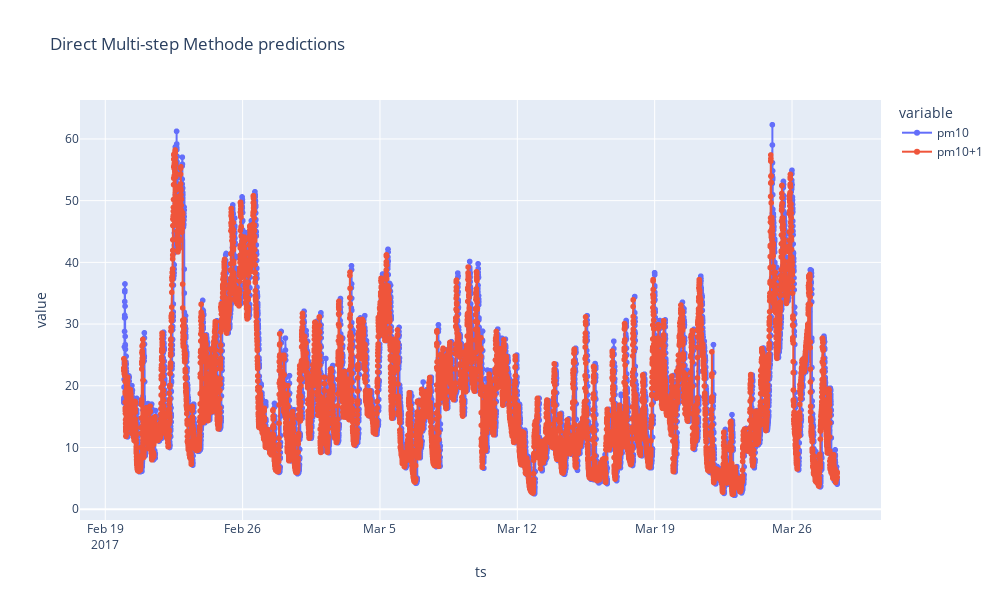

Here is the notebook cell this chart was saved with:
### Code cell
fig = px.line(df[['pm10', 'pm10+1']], title='Direct Multi-step Methode predictions', markers=True, width=1000, height=600)
fig.show()

### Figure 1 — Plotly figure (JSON) as saved in the notebook; plotly's stock layout.template omitted (floating-point values rounded to 4 significant figures; data arrays with more than 128 entries replaced by an {"elided": "..."} marker saying what was removed)
{"data": [{"hovertemplate": "variable=pm10<br>ts=%{x}<br>value=%{y}<extra></extra>", "legendgroup": "pm10", "line": {"color": "#636efa", "dash": "solid"}, "marker": {"symbol": "circle"}, "mode": "markers+lines", "name": "pm10", "showlegend": true, "type": "scattergl", "x": {"elided": "10467 str values"}, "xaxis": "x", "y": {"elided": "10467 float values"}, "yaxis": "y"}, {"hovertemplate": "variable=pm10+1<br>ts=%{x}<br>value=%{y}<extra></extra>", "legendgroup": "pm10+1", "line": {"color": "#EF553B", "dash": "solid"}, "marker": {"symbol": "circle"}, "mode": "markers+lines", "name": "pm10+1", "showlegend": true, "type": "scattergl", "x": {"elided": "10467 str values"}, "xaxis": "x", "y": {"elided": "10467 float values"}, "yaxis": "y"}], "layout": {"height": 600, "legend": {"title": {"text": "variable"}, "tracegroupgap": 0}, "title": {"text": "Direct Multi-step Methode predictions"}, "width": 1000, "xaxis": {"anchor": "y", "autorange": true, "domain": [0, 1], "range": ["2017-02-17 17:03:16.3983", "2017-03-30 12:51:43.6017"], "showspikes": false, "title": {"text": "ts"}, "type": "date"}, "yaxis": {"anchor": "x", "autorange": true, "domain": [0, 1], "range": [-1.751, 66.31], "showspikes": false, "title": {"text": "value"}, "type": "linear"}}}
